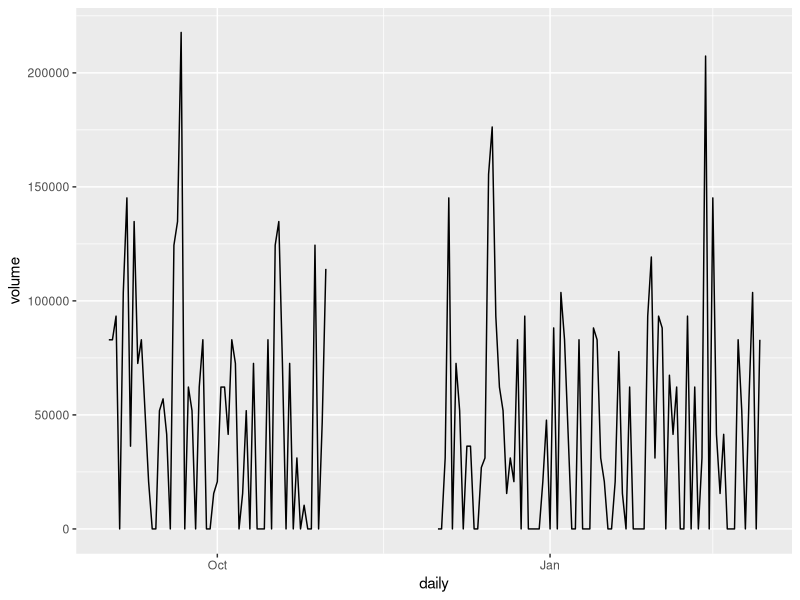

Reproduce this figure in R. (Note: this script raises an error after producing the figure.)
# load libraries
library(tidyverse)
library(zoo)
library(openxlsx)
library(lubridate)
library(scales)

# import pumping data
pumping <- read.csv("data/pumping.csv") %>%
  mutate(daily = ymd(daily),
         roll.5.volume = rollapplyr(volume, 5, sum, align = "right", fill = NA, partial = TRUE))

volume.ecdf <- ecdf(pumping$volume)

# plot of pumping regime where data available
pumping.p <- pumping %>%
  ggplot(aes(daily, volume)) +
  geom_line()

# Open a pdf file
pdf("plots/pumping_p.pdf") 

# 2. Create a plot
pumping.p

# Close the pdf file
dev.off()

# select top 10 bacti levels
slice_pumping <-  pumping %>%
  slice_max(volume, n = 10)

skim_combined <- combined %>%
  skim(max.tide.height, pontardawe.height, rain.mm, bacti_level, volume)

# try opening excel and filling merged cells
pumping_2 <- read.xlsx("data/pumping_2.xlsx", fillMergedCells = TRUE, colNames = TRUE) %>%
  mutate(daily = as.Date(Date, origin = "1899-12-30"),
         daily = ymd(daily),
         daily = ymd(daily) - years(1),
         pump_hours = ifelse(is.na(pump_hours), 0, pump_hours),
         pump_hours = pump_hours*24) %>%
  drop_na(pump_hours)

# try opening excel and filling merged cells
pumping_3 <- read.xlsx("data/pumping_3.xlsx", fillMergedCells = TRUE, colNames = TRUE) %>%
  mutate(daily = as.Date(Date, origin = "1899-12-30"),
         daily = ymd(daily),
         pump_hours = ifelse(is.na(pump_hours), 0, pump_hours),
         pump_hours = pump_hours*24) %>%
  drop_na(pump_hours)


pumping_2022 <- read.csv("data/pumping_2022.csv") %>%
  mutate(daily = ymd(daily))

#bind rows
pumping_combined <- bind_rows(pumping_2, pumping_2022, pumping_3) %>%
  select(-c("Date"))



pumping_group <- pumping_combined %>%
  group_by(daily) %>%
  summarise(total_pump_hours = sum(pump_hours)) %>%
  mutate(volume = total_pump_hours * 20736,
         roll.5.volume = rollapplyr(volume, 5, sum, align = "right", fill = NA, partial = TRUE),
         roll.pump.hours = rollapplyr(total_pump_hours, 5, sum, align = "right", fill = NA, partial = TRUE)) %>%
  complete(daily = seq.Date(min(daily), max(daily), by = "day"))

volume.ecdf <- ecdf(pumping_group$volume)
volume.5.ecdf <- ecdf(pumping_group$roll.5.volume)
pump.hours5.ecdf <- ecdf(pumping_group$roll.pump.hours)

# plot points individually - starting with 2021-10-12
pumping_21_10_12 <- pumping_group %>%
  filter(daily > "2021-09-14" & daily < "2021-10-15") %>%
  ggplot(aes(daily, volume)) +
  geom_line() +
  labs(x = "Date", y = expression(paste("Daily Pumping Volume ", m^3))) +
  geom_vline(xintercept = ymd("2021-10-12"), color = "black", linetype = "dashed") +
  theme_minimal()

# Open a pdf file
pdf("plots/pumping_21_10_12.pdf", height = 3)
pumping_21_10_12
dev.off()

# get a median for ystrad rain
mu.pumping <- pumping_group %>%
  summarise(pumping.median = median(total_pump_hours))

pump.hist <- pumping_group %>%
  ggplot(aes(x=total_pump_hours, color='#525252', fill='#969696', position="dodge")) +
  geom_histogram(aes(y=..density..), binwidth = 0.5, alpha=0.4, position="identity") +
  geom_density(alpha=0.2) +
  geom_vline(data = mu.pumping, aes(xintercept = pumping.median), linetype = "dashed") +
  scale_color_manual(values=c('#525252', '#525252'), guide = "none")  +
  scale_fill_manual(values=c('#969696'), guide = "none") +
  labs(x = "Swansea Dock Daily Pumping Hours", y =  "Frequency") +
  theme_classic()

# Open a pdf file
pdf("plots/pump_hist.pdf", height = 3)
pump.hist
dev.off()

# function to extract period to print - given the sample date
pumping_plot_f1 <- function(a){ # a sample date
  pumping_group %>%
    filter(daily > ymd(a) -28 & daily < ymd(a) + 3) %>%
    ggplot(aes(daily, total_pump_hours)) +
    geom_point(aes(size = volume), shape = 1, show.legend = FALSE) +
    scale_size_continuous(range = c(3, 7)) +
    scale_y_continuous(labels = comma, limits = c(0, 12)) +
    labs(x = NULL, y = "Dock Pumping Hours") +
    geom_vline(xintercept = ymd(a), color = "black", linetype = "dashed") +
    theme_minimal()  
}

# plot pumping volume 2021-10-12
pumping_21_10_12 <- pumping_plot_f1("2021-10-12")

# Open a pdf file
pdf("plots/pumping_21_10_12.pdf", height = 2)
pumping_21_10_12
dev.off()

# plot pumping volume 2022-01-11
pumping_22_01_11 <- pumping_plot_f1("2022-01-11")

# Open a pdf file
pdf("plots/pumping_22_01_11.pdf", height = 2)
pumping_22_01_11
dev.off()

# plot pumping volume 2019-09-02
pumping_19_09_02 <- pumping_plot_f1("2019-09-02")

# Open a pdf file
pdf("plots/pumping_19_09_02.pdf", height = 2)
pumping_19_09_02
dev.off()

# plot pumping volume 2022-06-08
pumping_22_06_08 <- pumping_plot_f1("2022-06-08")

# Open a pdf file
pdf("plots/pumping_22_06_08.pdf", height = 2)
pumping_22_06_08
dev.off()

# plot pumping volume 2020-10-14
pumping_20_10_14 <- pumping_plot_f1("2020-10-14")

# Open a pdf file
pdf("plots/pumping_20_10_14.pdf", height = 2)
pumping_20_10_14
dev.off()

# plot pumping 2022-07-05
pumping_22_07_05 <- pumping_plot_f1("2022-07-05")

# Open a pdf file
pdf("plots/pumping_22_07_05.pdf", height = 2)
pumping_22_07_05
dev.off()

# plot pumping 2017-05-15
pumping_17_05_15 <- pumping_plot_f1("2017-05-15")

# Open a pdf file
pdf("plots/pumping_17_05_15.pdf", height = 2)
pumping_17_05_15
dev.off()

# plot pumping 2021-12-13
pumping_21_12_13 <- pumping_plot_f1("2021-12-13")

# Open a pdf file
pdf("plots/pumping_21_12_13.pdf", height = 2)
pumping_21_12_13
dev.off()

# plot pumping 2021-07-12
pumping_21_07_12 <- pumping_plot_f1("2021-07-12")

# Open a pdf file
pdf("plots/pumping_21_07_12.pdf", height = 2)
pumping_21_07_12
dev.off()

# plot pumping 2021-08-10
pumping_21_08_10 <- pumping_plot_f1("2021-08-10")

# Open a pdf file
pdf("plots/pumping_21_08_10.pdf", height = 2)
pumping_21_08_10
dev.off()

# plot pumping 2021-09-06
pumping_21_09_06 <- pumping_plot_f1("2021-09-06")

# Open a pdf file
pdf("plots/pumping_21_09_06.pdf", height = 2)
pumping_21_09_06
dev.off()

